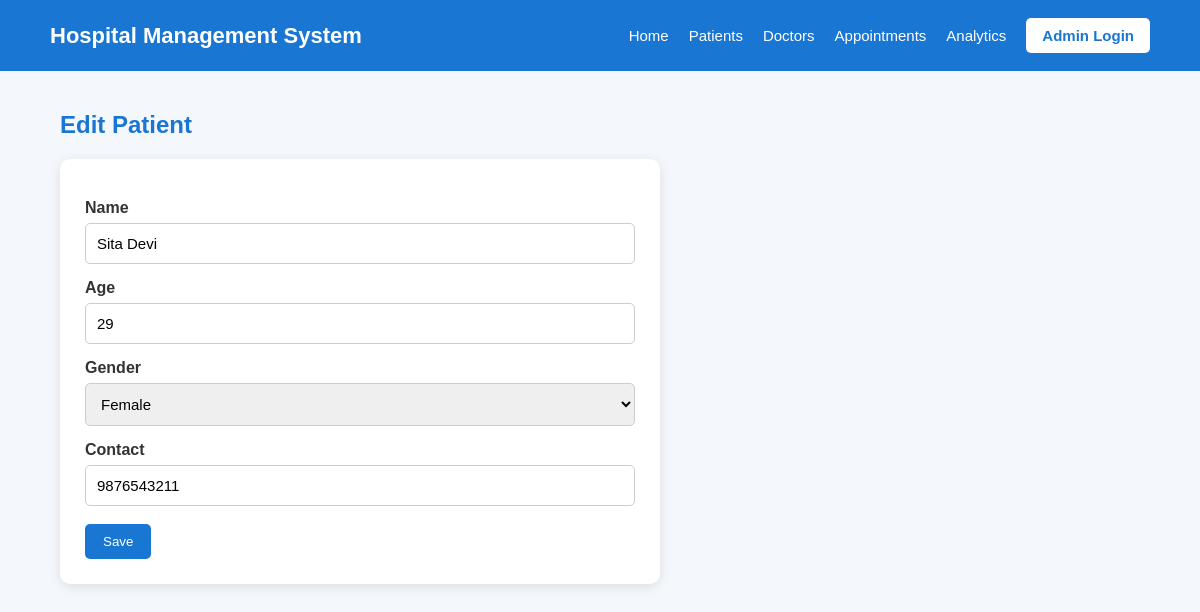
/patients/2/edit, run on the app's committed database.
### models.py (models this page shows)
class Patient(db.Model):
    __tablename__ = "patients"
    id = db.Column(db.Integer, primary_key=True)
    name = db.Column(db.String(120), nullable=False)
    age = db.Column(db.Integer, nullable=False)
    gender = db.Column(db.String(20), nullable=False)
    contact = db.Column(db.String(20), unique=True, nullable=False)
    appointments = db.relationship(
        "Appointment", back_populates="patient",
        cascade="all, delete-orphan"
    )

### routes/patients.py (the view, shortened to what this page needs)
@patients_bp.route("/patients/<int:id>/edit", methods=["GET", "POST"])
def edit_patient(id):
    patient = Patient.query.get_or_404(id)
    return render_template("patient_form.html", patient=patient)

### templates/patient_form.html (shortened to what this page needs)
{% extends "base.html" %}
{% block content %}
<h2>{{ "Edit Patient" if patient else "Add Patient" }}</h2>
<form method="POST">
    <label>Name</label>
    <input name="name" value="{{ patient.name if patient else '' }}" required>
    <label>Age</label>
    <input type="number" name="age" value="{{ patient.age if patient else '' }}" required>
    <label>Gender</label>
    <select name="gender" required>
        <option value="Female" {% if patient and patient.gender == "Female" %}selected{% endif %}>Female</option>
    </select>
    <label>Contact</label>
    <input name="contact" value="{{ patient.contact if patient else '' }}" required>
    <button type="submit">Save</button>
</form>
{% endblock %}

### static/style.css (style rules this page uses)
* { margin: 0; padding: 0; box-sizing: border-box; }
body { font-family: Arial, sans-serif; background: #f4f7fb; color: #333; }
h2 { color: #1976d2; margin-bottom: 20px; }
form { background: white; padding: 25px; border-radius: 10px; box-shadow: 0 3px 12px rgba(0, 0, 0, 0.1); max-width: 600px; }
label { display: block; margin-top: 15px; margin-bottom: 6px; font-weight: bold; }
input, select { width: 100%; padding: 11px; border: 1px solid #ccc; border-radius: 5px; font-size: 15px; }
button, .button { display: inline-block; margin-top: 18px; padding: 10px 18px; background: #1976d2; color: white; border: none; border-radius: 5px; text-decoration: none; cursor: pointer; }

### data on the page
Patient: name "Sita Devi", age "29", gender "Female", contact "9876543211"

### other printed values
{{ "Edit Patient" if patient else "Add Patient" }} "Edit Patient"
